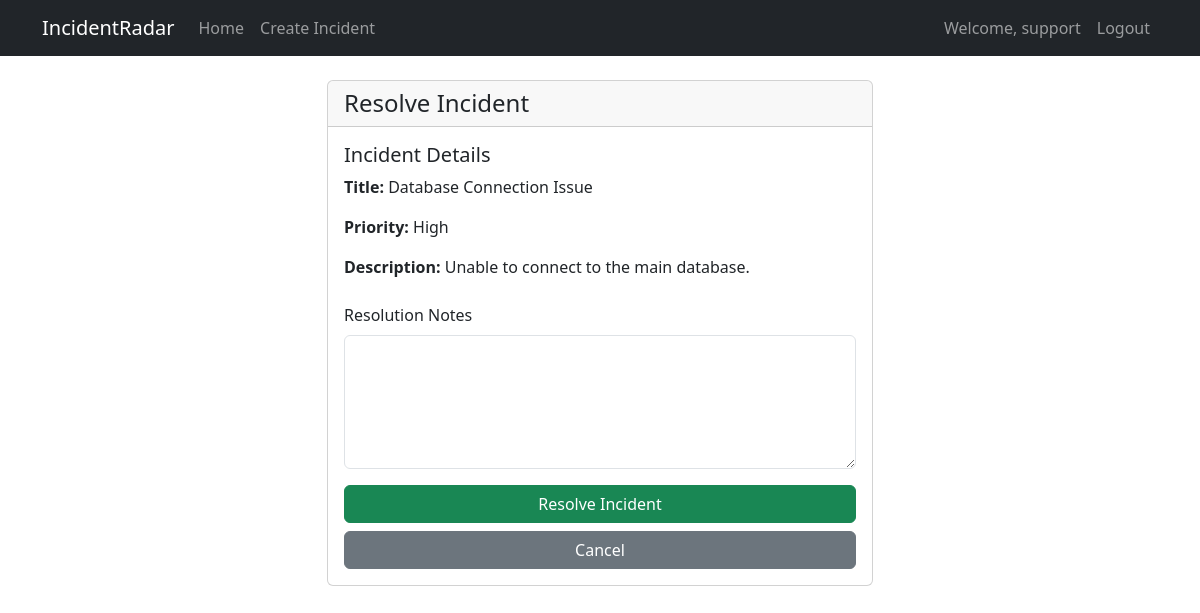
The app's page /2/resolve (signed in) with its own data.
### app/models.py (models this page shows, shortened)
class User(UserMixin, db.Model):
    id = db.Column(db.Integer, primary_key=True)
    username = db.Column(db.String(64), unique=True, nullable=False)
    email = db.Column(db.String(120), unique=True, nullable=False)
    password_hash = db.Column(db.String(128))
    role = db.Column(db.String(20), nullable=False, default='user')  # user, support, admin
    incidents_created = db.relationship('Incident', backref='creator', lazy='dynamic', foreign_keys='Incident.created_by')
    incidents_assigned = db.relationship('Incident', backref='assignee', lazy='dynamic', foreign_keys='Incident.assigned_to')
    def is_admin(self):
        return self.role == 'admin'
    def is_support(self):
        return self.role == 'support'

class Incident(db.Model):
    id = db.Column(db.Integer, primary_key=True)
    title = db.Column(db.String(100), nullable=False)
    description = db.Column(db.Text, nullable=False)
    status = db.Column(db.String(20), nullable=False, default='open')  # open, in_progress, resolved
    priority = db.Column(db.String(20), nullable=False, default='medium')  # low, medium, high
    created_by = db.Column(db.Integer, db.ForeignKey('user.id'), nullable=False)
    assigned_to = db.Column(db.Integer, db.ForeignKey('user.id'))
    created_at = db.Column(db.DateTime, nullable=False, default=datetime.utcnow)
    updated_at = db.Column(db.DateTime, nullable=False, default=datetime.utcnow, onupdate=datetime.utcnow)
    resolution_notes = db.Column(db.Text)

### app/incidents/routes.py (the view, shortened to what this page needs)
@bp.route('/<int:id>/resolve', methods=['GET', 'POST'])
@login_required
def resolve(id):
    incident = Incident.query.get_or_404(id)
    if not (current_user.is_admin() or
            current_user.is_support() and incident.assigned_to == current_user.id):
        flash('You do not have permission to resolve this incident.', 'danger')
        return redirect(url_for('main.index'))
    form = ResolveIncidentForm()
    return render_template('incidents/resolve.html', title='Resolve Incident', form=form, incident=incident)

### app/incidents/forms.py
class ResolveIncidentForm(FlaskForm):
    resolution_notes = TextAreaField('Resolution Notes', validators=[DataRequired()])
    submit = SubmitField('Resolve Incident')

### app/models.py (called while the page is built)
@login_manager.user_loader
def load_user(id):
    return User.query.get(int(id))

### app/templates/incidents/resolve.html (shortened to what this page needs)
{% extends "base.html" %}
{% block content %}
<div class="row justify-content-center">
    <div class="col-md-6">
        <div class="card">
            <div class="card-header">
                <h4 class="mb-0">Resolve Incident</h4>
            </div>
            <div class="card-body">
                <div class="mb-4">
                    <h5>Incident Details</h5>
                    <p><strong>Title:</strong> {{ incident.title }}</p>
                    <p><strong>Priority:</strong> {{ incident.priority|title }}</p>
                    <p><strong>Description:</strong> {{ incident.description }}</p>
                </div>
                <form method="POST" action="">
                    <div class="mb-3">
                        {{ form.resolution_notes.label(class="form-label") }}
                        {{ form.resolution_notes(class="form-control", rows=5) }}
                    </div>
                    <div class="d-grid gap-2">
                        {{ form.submit(class="btn btn-success") }}
                        <a href="{{ url_for('incidents.view', id=incident.id) }}" class="btn btn-secondary">Cancel</a>
                    </div>
                </form>
            </div>
        </div>
    </div>
</div>
{% endblock %}

### app/templates/base.html (shortened to what this page needs)
<!DOCTYPE html>
<html lang="en">
<head>
    <link href="https://cdn.jsdelivr.net/npm/bootstrap@5.3.0/dist/css/bootstrap.min.css" rel="stylesheet">
    <link rel="stylesheet" href="https://cdn.jsdelivr.net/npm/bootstrap-icons@1.7.2/font/bootstrap-icons.css">
</head>
<body>
    <nav class="navbar navbar-expand-lg navbar-dark bg-dark">
        <div class="container">
            <a class="navbar-brand" href="{{ url_for('main.index') }}">IncidentRadar</a>
            <div class="collapse navbar-collapse" id="navbarNav">
                <ul class="navbar-nav me-auto">
                    {% if current_user.is_authenticated %}
                    <li class="nav-item">
                        <a class="nav-link" href="{{ url_for('main.index') }}">Home</a>
                    </li>
                    <li class="nav-item">
                        <a class="nav-link" href="{{ url_for('incidents.create') }}">Create Incident</a>
                    </li>
                    {% endif %}
                </ul>
                <ul class="navbar-nav">
                    {% if current_user.is_authenticated %}
                    <li class="nav-item">
                        <span class="nav-link">Welcome, {{ current_user.username }}</span>
                    </li>
                    <li class="nav-item">
                        <a class="nav-link" href="{{ url_for('auth.logout') }}">Logout</a>
                    </li>
                    {% endif %}
                </ul>
            </div>
        </div>
    </nav>
    <main class="container mt-4">
        {% block content %}{% endblock %}
    </main>
</body>
</html>

### records on screen
User: username "support"
Incident: title "Database Connection Issue", priority "High", description "Unable to connect to the main database."
